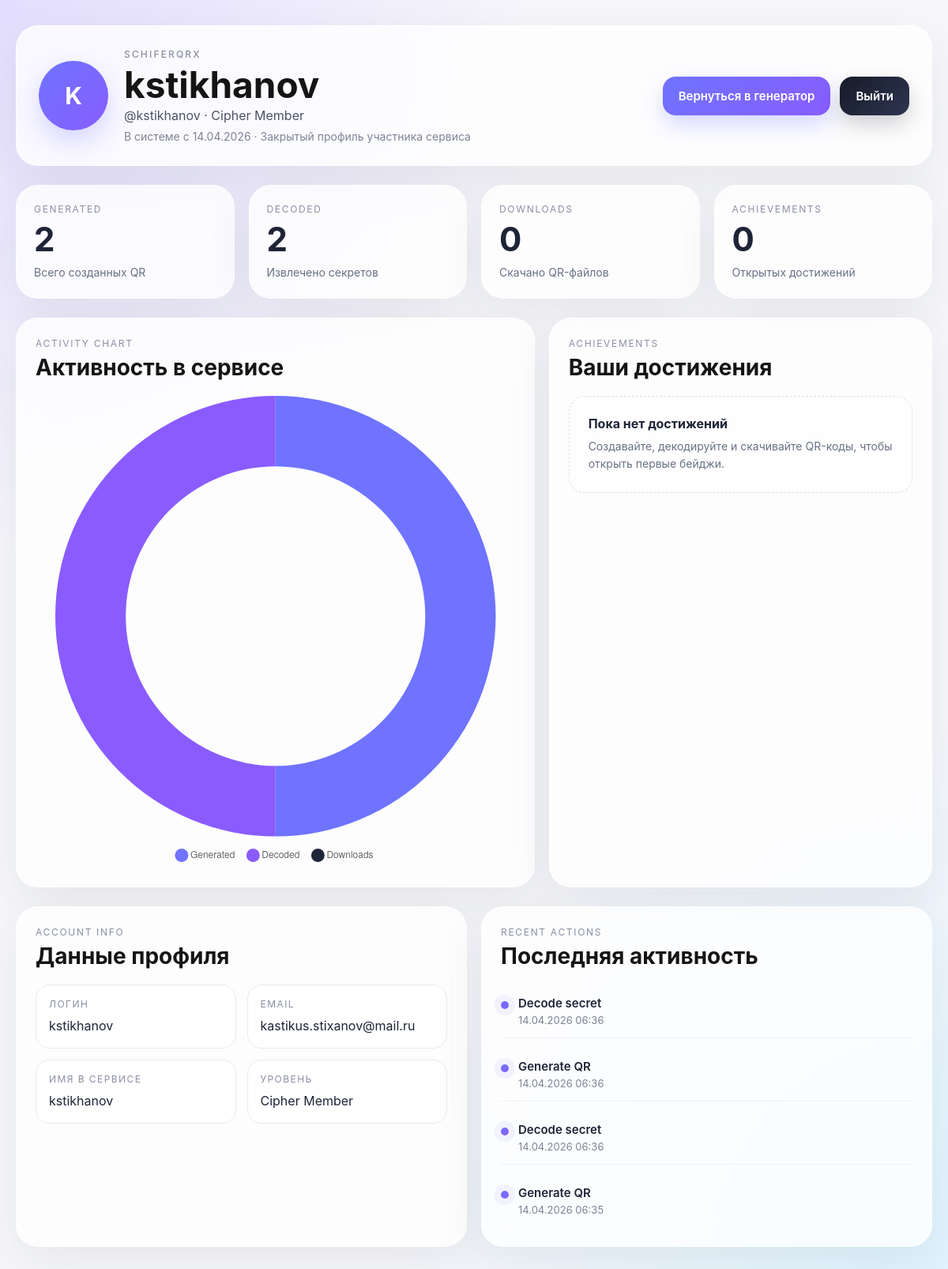
/accounts/profile/ (signed in), run on the app's committed database.
### users/models.py (models this page shows, shortened)
class UserProfile(models.Model):
    user = models.OneToOneField(User, on_delete=models.CASCADE, related_name='profile')
    display_name = models.CharField(max_length=120, blank=True)
    bio = models.TextField(blank=True)
    avatar_bg = models.CharField(max_length=50, default='violet')
    level_name = models.CharField(max_length=120, default='Cipher Member')
    total_generated = models.PositiveIntegerField(default=0)
    total_decoded = models.PositiveIntegerField(default=0)
    total_downloaded = models.PositiveIntegerField(default=0)
    created_at = models.DateTimeField(auto_now_add=True)

class UserActivity(models.Model):
    ACTION_CHOICES = [
        ('generate', 'Generate QR'),
        ('decode', 'Decode secret'),
        ('download', 'Download QR'),
    ]
    user = models.ForeignKey(User, on_delete=models.CASCADE, related_name='activities')
    action_type = models.CharField(max_length=20, choices=ACTION_CHOICES)
    created_at = models.DateTimeField(auto_now_add=True)

### users/views.py (the view)
# urls.py: path('profile/', profile_view, name='profile'),
@login_required
def profile_view(request):
    user = request.user
    profile = user.profile
    achievements = user.user_achievements.select_related(
        'achievement').order_by('-unlocked_at')[:6]
    recent_activities = user.activities.order_by('-created_at')[:8]
    activity_counts = (
        user.activities.values('action_type')
        .annotate(total=Count('id'))
        .order_by()
    )
    chart_data = {
        'generate': 0,
        'decode': 0,
        'download': 0,
    }
    for item in activity_counts:
        chart_data[item['action_type']] = item['total']
    context = {
        'user': user,
        'profile': profile,
        'achievements': achievements,
        'recent_activities': recent_activities,
        'achievement_count': user.user_achievements.count(),
        'chart_generate': chart_data['generate'],
        'chart_decode': chart_data['decode'],
        'chart_download': chart_data['download'],
    }
    return render(request, 'users/profile.html', context)

### templates/users/profile.html (shortened to what this page needs)
{% load static %}
<!DOCTYPE html>
<html lang="ru">
<head>
  <link rel="stylesheet" href="{% static 'qrapp/css/auth.css' %}">
</head>
<body>
  <main class="dashboard-page">
    <section class="dashboard-shell">
      <div class="dashboard-hero">
        <div class="dashboard-hero__main">
          <div class="dashboard-avatar">
            {% if profile.display_name %}
              {{ profile.display_name|slice:":1"|upper }}
            {% else %}
              {{ user.username|slice:":1"|upper }}
            {% endif %}
          </div>
          <div class="dashboard-hero__meta">
            <p class="dashboard-brand">SchiferQRX</p>
            <h1 class="dashboard-title">
              {% if profile.display_name %}
                {{ profile.display_name }}
              {% else %}
                {{ user.username }}
              {% endif %}
            </h1>
            <p class="dashboard-subtitle">@{{ user.username }} · {{ profile.level_name }}</p>
            <p class="dashboard-note">
              В системе с {{ profile.created_at|date:"d.m.Y" }} · Закрытый профиль участника сервиса
            </p>
          </div>
        </div>
        <div class="dashboard-hero__actions">
          <a class="dashboard-button" href="{% url 'index' %}">Вернуться в генератор</a>
          <a class="dashboard-button dashboard-button--dark" href="{% url 'logout' %}">Выйти</a>
        </div>
      </div>
      <section class="stats-grid">
        <article class="stat-card">
          <p class="stat-card__label">Generated</p>
          <p class="stat-card__value">{{ profile.total_generated }}</p>
          <p class="stat-card__meta">Всего созданных QR</p>
        </article>
        <article class="stat-card">
          <p class="stat-card__label">Decoded</p>
          <p class="stat-card__value">{{ profile.total_decoded }}</p>
          <p class="stat-card__meta">Извлечено секретов</p>
        </article>
        <article class="stat-card">
          <p class="stat-card__label">Downloads</p>
          <p class="stat-card__value">{{ profile.total_downloaded }}</p>
          <p class="stat-card__meta">Скачано QR-файлов</p>
        </article>
        <article class="stat-card">
          <p class="stat-card__label">Achievements</p>
          <p class="stat-card__value">{{ achievement_count }}</p>
          <p class="stat-card__meta">Открытых достижений</p>
        </article>
      </section>
      <section class="dashboard-grid">
        <article class="dashboard-panel">
          <div class="panel-head">
            <div>
              <p class="panel-kicker">Activity chart</p>
              <h2 class="panel-title">Активность в сервисе</h2>
            </div>
          </div>
          <div class="chart-wrap">
            <canvas id="activityChart"></canvas>
          </div>
        </article>
        <article class="dashboard-panel">
          <div class="panel-head">
            <div>
              <p class="panel-kicker">Achievements</p>
              <h2 class="panel-title">Ваши достижения</h2>
            </div>
          </div>
          <div class="achievements-grid">
            {% if achievements %}
              {% for item in achievements %}
                <div class="achievement-card">
                  <div class="achievement-card__icon">
                    {% if item.achievement.icon %}
                      {{ item.achievement.icon }}
                    {% else %}
                      ✦
                    {% endif %}
                  </div>
                  <div class="achievement-card__meta">
                    <p class="achievement-card__title">{{ item.achievement.title }}</p>
                    <p class="achievement-card__desc">{{ item.achievement.description }}</p>
                    <p class="achievement-card__date">{{ item.unlocked_at|date:"d.m.Y" }}</p>
                  </div>
                </div>
              {% endfor %}
            {% else %}
              <div class="empty-state">
                <p class="empty-state__title">Пока нет достижений</p>
                <p class="empty-state__text">Создавайте, декодируйте и скачивайте QR-коды, чтобы открыть первые бейджи.</p>
              </div>
            {% endif %}
          </div>
        </article>
      </section>
      <section class="dashboard-grid dashboard-grid--bottom">
        <article class="dashboard-panel">
          <div class="panel-head">
            <div>
              <p class="panel-kicker">Account info</p>
              <h2 class="panel-title">Данные профиля</h2>
            </div>
          </div>
          <div class="info-grid">
            <div class="info-item">
              <span class="info-item__label">Логин</span>
              <span class="info-item__value">{{ user.username }}</span>
            </div>
            <div class="info-item">
              <span class="info-item__label">Email</span>
              <span class="info-item__value">{{ user.email }}</span>
            </div>
            <div class="info-item">
              <span class="info-item__label">Имя в сервисе</span>
              <span class="info-item__value">
                {% if profile.display_name %}{{ profile.display_name }}{% else %}—{% endif %}
              </span>
            </div>
            <div class="info-item">
              <span class="info-item__label">Уровень</span>
              <span class="info-item__value">{{ profile.level_name }}</span>
            </div>
          </div>
        </article>
        <article class="dashboard-panel">
          <div class="panel-head">
            <div>
              <p class="panel-kicker">Recent actions</p>
              <h2 class="panel-title">Последняя активность</h2>
            </div>
          </div>
          <div class="activity-list">
            {% if recent_activities %}
              {% for activity in recent_activities %}
                <div class="activity-item">
                  <div class="activity-item__dot"></div>
                  <div class="activity-item__meta">
                    <p class="activity-item__title">{{ activity.get_action_type_display }}</p>
                    <p class="activity-item__date">{{ activity.created_at|date:"d.m.Y H:i" }}</p>
                  </div>
                </div>
              {% endfor %}
            {% else %}
              <div class="empty-state">
                <p class="empty-state__title">Активности пока нет</p>
                <p class="empty-state__text">После первых действий здесь появится история использования сервиса.</p>
              </div>
            {% endif %}
          </div>
        </article>
      </section>
    </section>
  </main>
    <script>
      document.addEventListener('DOMContentLoaded', function() {
        const chartGenerate = {{ chart_generate }};
        const chartDecode = {{ chart_decode }};
        const chartDownload = {{ chart_download }};
        const ctx = document.getElementById('activityChart');
        if (ctx) {
          new Chart(ctx, {
            type: 'doughnut',
            data: {
              labels: ['Generated', 'Decoded', 'Downloads'],
              datasets: [{
                data: [chartGenerate, chartDecode, chartDownload],
                backgroundColor: ['#6F73FF', '#8A5CFF', '#20263A'],
                borderWidth: 0
              }]
            },
            options: {
              cutout: '68%',
              plugins: {
                legend: { position: 'bottom', labels: { usePointStyle: true, boxWidth: 10, padding: 18 } }
              }
            }
          });
        } else {
          console.error('Canvas element not found');
        }
      });
    </script>
</body>
</html>

### data on the page
UserProfile: display_name "K", display_name "kstikhanov", level_name "Cipher Member", created_at "14.04.2026", total_generated "2", total_decoded "2", total_downloaded "0"
UserActivity: action_type "Decode secret", created_at "14.04.2026 06:36"
UserActivity: action_type "Generate QR", created_at "14.04.2026 06:36"
UserActivity: action_type "Decode secret", created_at "14.04.2026 06:36"
UserActivity: action_type "Generate QR", created_at "14.04.2026 06:35"

### other printed values
{{ user.username }} "kstikhanov"
{{ achievement_count }} "0"
{{ user.email }} "kastikus.stixanov@mail.ru"
chart data {{ chart_generate }} 2
chart data {{ chart_decode }} 2
chart data {{ chart_download }} 0
